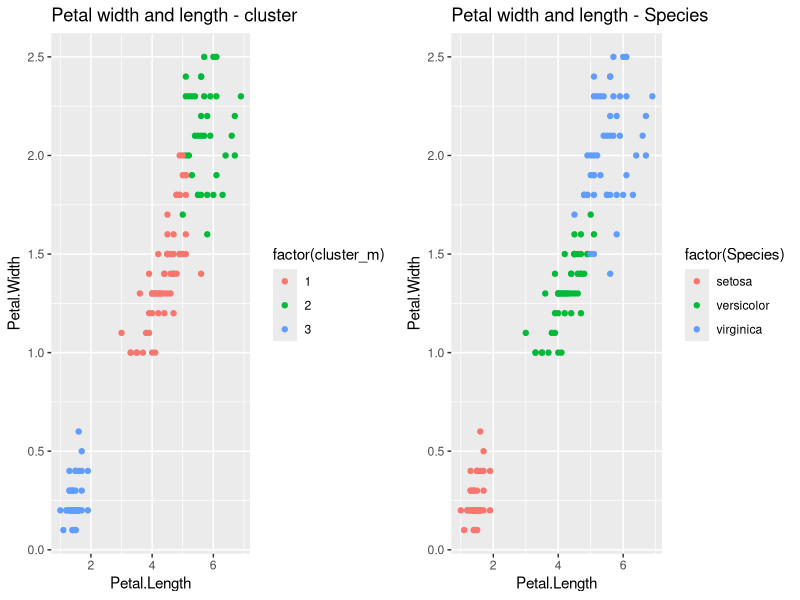

This figure's R source:
## ---- chunk 1
knitr::opts_chunk$set(echo = TRUE)
## ---- chunk 2
library(ggplot2)
library(gridExtra)
data(iris)
head(iris)
#set seed for replicability
set.seed(8768)
#remove species to have only the numeric variables
iris_numeric<-iris
iris_numeric$Species<-NULL
head(iris_numeric)
#store the species in another variable
iris.class<- iris[,"Species"]

#normalize

normalize <- function(x){
  return ((x-min(x))/(max(x)-min(x)))
}

iris_numeric$Sepal.Length<- normalize(iris_numeric$Sepal.Length)
iris_numeric$Sepal.Width<- normalize(iris_numeric$Sepal.Width)
iris_numeric$Petal.Length<- normalize(iris_numeric$Petal.Length)
iris_numeric$Petal.Width<- normalize(iris_numeric$Petal.Width)
head(iris_numeric)

#clustering with K-means (k=3)
cluster<-kmeans(iris_numeric,3)
#look at the size of the clusters
cluster$size
#look at the centers of the clusters
cluster$centers
#look at cluster vector to see the custer where each record falls
cluster$cluster

#create a new variable with the cluster membership
iris$cluster_m<-cluster$cluster

#create a contingency table - evaluation
table(iris$cluster_m,iris.class)

#Result of contingency table shows that Cluster 1 corresponds
#to Versicolor, Cluster 2 corresponds to Setosa and Cluster 3 to Virginica

## ---- chunk 3

#setting the margins and the layout of the plots
par(mfrow=c(1,2), mar=c(5,4,2,2))

#plotting
p1 <- ggplot(iris, aes(Petal.Length, Petal.Width, colour = factor(cluster_m))) +
  geom_point() + ggtitle("Petal width and length - cluster")

p2 <- ggplot(iris, aes(Petal.Length, Petal.Width, colour = factor(Species))) +
  geom_point() + ggtitle("Petal width and length - Species")

grid.arrange(p1, p2, nrow=1)

